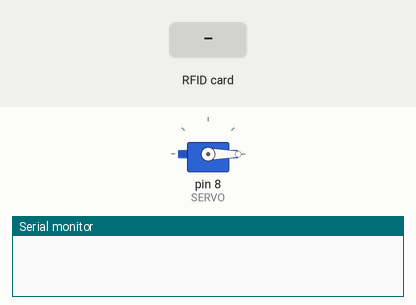
Bench run of a sketch on a simulated Arduino Uno, built with avr-gcc and run on an emulated ATmega328P. Shown: servo, the last lines printed to the serial monitor. Inputs (shaded band) come from the test bench.

Above: at 1.2 s.
1.3 s: RFID card 86 AF 41 83 held to the reader
At 2.28 s:
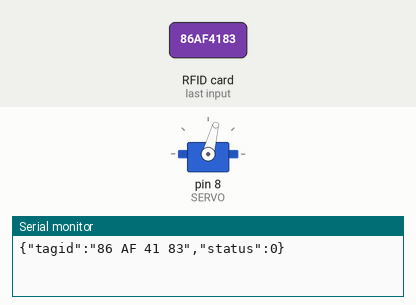
At 3.1 s:
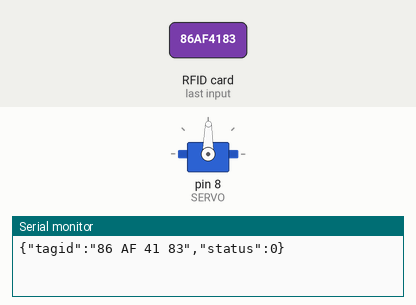
3.9 s: RFID card C2 DF 5E 30 held to the reader
At 4.88 s:
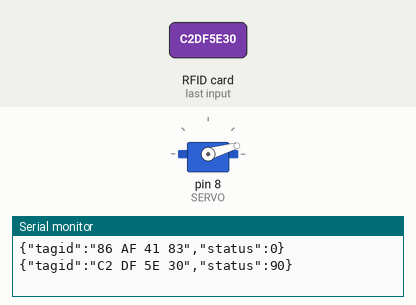
Timing chart, 0 to 6.9 s (numbered marks = the images above; inputs shaded):
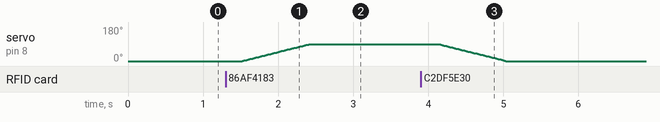

Measured:
- after the input at 1.3 s, servo on pin 8 (SERVO): moves from 0° to 89° over 0.89 s, starting after 0.22 s

The sketch:

CP_TAG.ino
```cpp
#include <Servo.h>
#include <SPI.h>
#include <MFRC522.h>
#include <ArduinoJson.h>

#define SERVO 8 // Porta Digital 6 PWM
#define SS_PIN 10
#define RST_PIN 9
MFRC522 mfrc522(SS_PIN, RST_PIN);   // Create MFRC522 instance.

char st[20];

Servo s; // Variável Servo
int pos; // Posição Servo
const int tamanho = 50;

void setup()
{
  s.attach(SERVO);
  Serial.begin(9600);   // Inicia a serial
  s.write(0); // Inicia motor posição zero
  SPI.begin();      // Inicia  SPI bus
  mfrc522.PCD_Init();   // Inicia MFRC522
}

void loop()
{
  // Look for new cards
  if ( ! mfrc522.PICC_IsNewCardPresent())
  {
    return;
  }
  // Select one of the cards
  if ( ! mfrc522.PICC_ReadCardSerial())
  {
    return;
  }
  //Mostra UID na serial
  String conteudo= "";
  byte letra;
  for (byte i = 0; i < mfrc522.uid.size; i++)
  {
     conteudo.concat(String(mfrc522.uid.uidByte[i] < 0x10 ? " 0" : " "));
     conteudo.concat(String(mfrc522.uid.uidByte[i], HEX));
  }
  conteudo.toUpperCase();
  String tagid = conteudo.substring(1);
  if (tagid == "86 AF 41 83" || tagid == "C2 DF 5E 30") //UID 1 - Chaveiro
  {
    StaticJsonDocument<tamanho> json;
    json["tagid"] = conteudo.substring(1);
    json["status"] = pos;
    serializeJson(json, Serial);
    Serial.println();
    delay(200);
    if(pos == 0 || pos == -1)
    {
      for(pos = 0; pos < 90; pos++)
      {
        s.write(pos);
        delay(10);
      }
    }
    else
    {
      for(pos = 90; pos >= 0; pos--)
      {
        s.write(pos);
        delay(10);
      }
    }
  }
}
```
